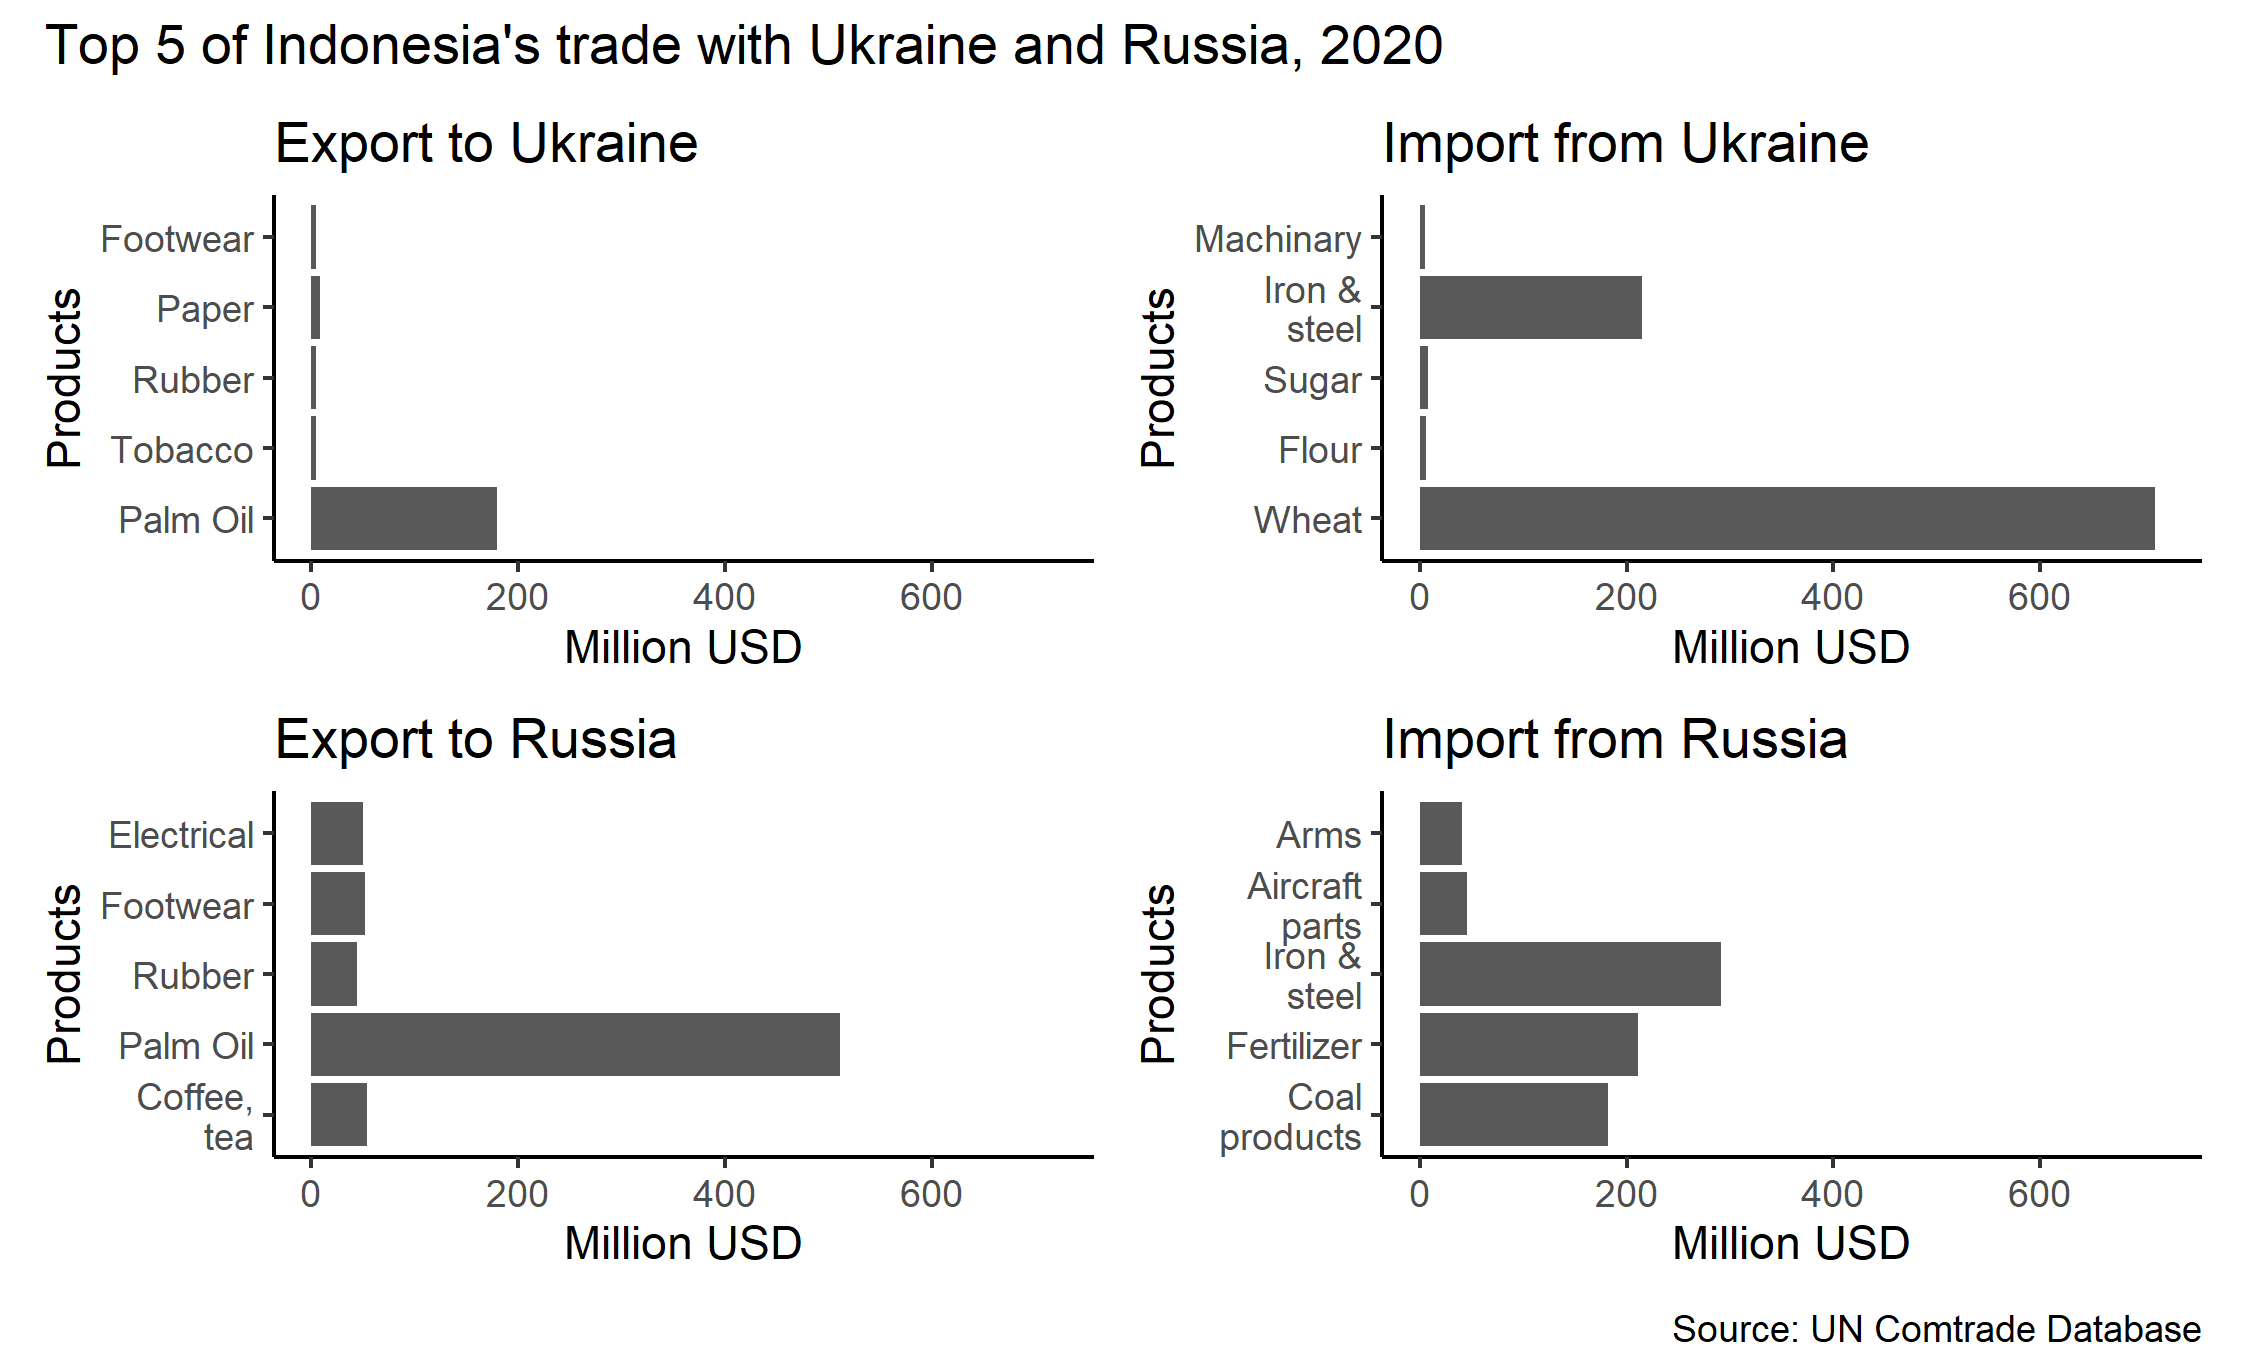

The R source for this figure:
## get trade data
library("tidyverse")
library("patchwork")

# Reading the trade data

setwd('uncomtrade')

temp = list.files(pattern="*.zip")
myfiles = lapply(temp, read_csv)
trad<-dplyr::bind_rows(myfiles) %>%
  select('Classification','Year','Trade Flow','Partner','Partner ISO','Commodity Code',
         'Commodity','Netweight (kg)','Trade Value (US$)') %>%
  rename(Flow=`Trade Flow`,ISO=`Partner ISO`,HS=`Commodity Code`,
         Kg=`Netweight (kg)`,USD=`Trade Value (US$)`)
setwd('..')

## Getting just Ukraine and Russia with 2 digit HS Code
trad$millUSD<-trad$USD/1000000
ukraine<-filter(trad,Partner == "Ukraine")
ukraine<-filter(ukraine,nchar(HS)==2)
russia<-filter(trad,Partner == "Russian Federation")
russia<-filter(russia,nchar(HS)==2)

## Getting top 5 exports & imports with Ukraine & Russia
ux5<-ukraine %>% filter(Flow=="Export") %>% filter(Year == 2020) %>% group_by(Year) %>% slice_max(order_by = USD, n = 5)
um5<-ukraine %>% filter(Flow=="Import") %>% filter(Year == 2020) %>% group_by(Year) %>% slice_max(order_by = USD, n = 5)
rx5<-russia %>% filter(Flow=="Export") %>% filter(Year == 2020) %>% group_by(Year) %>% slice_max(order_by = USD, n = 5)
rm5<-russia %>% filter(Flow=="Import") %>% filter(Year == 2020) %>% group_by(Year) %>% slice_max(order_by = USD, n = 5)

## Listing the main exports & imports
### UX: 15
### UM: 10, 72
### RX: 15
### RM: 72, 31, 27

## Checking the top export & import

## Export
### palm oil
filter(trad,HS == "15") %>% filter(Year=="2020") %>% filter(Partner != "World") %>%
  filter(Flow == "Export") %>%
  mutate(pct=paste0(round(USD/sum(USD)*100,2),"%")) %>%
  filter(Partner==c("Ukraine","Russian Federation"))

## Import
### 17
filter(trad,HS == "17") %>% filter(Year=="2020") %>% filter(Partner != "World") %>%
  filter(Flow == "Import") %>%
  mutate(pct=paste0(round(USD/sum(USD)*100,2),"%")) %>%
  filter(Partner=="Russian Federation" | Partner=="Ukraine")

### 10
filter(trad,HS == "10") %>% filter(Year=="2020") %>% filter(Partner != "World") %>%
  filter(Flow == "Import") %>%
  mutate(pct=paste0(round(USD/sum(USD)*100,2),"%")) %>%
  filter(Partner=="Russian Federation" | Partner=="Ukraine")
### 72
filter(trad,HS == "72") %>% filter(Year=="2020") %>% filter(Partner != "World") %>%
  filter(Flow == "Import") %>%
  mutate(pct=paste0(round(USD/sum(USD)*100,2),"%")) %>%
  filter(Partner=="Russian Federation" | Partner=="Ukraine")
### 31
filter(trad,HS == "31") %>% filter(Year=="2020") %>% filter(Partner != "World") %>%
  filter(Flow == "Import") %>%
  mutate(pct=paste0(round(USD/sum(USD)*100,2),"%")) %>%
  filter(Partner=="Russian Federation" | Partner=="Ukraine")
### 27
filter(trad,HS == "31") %>% filter(Year=="2020") %>% filter(Partner != "World") %>%
  filter(Flow == "Import") %>%
  mutate(pct=paste0(round(USD/sum(USD)*100,2),"%")) %>%
  filter(Partner=="Russian Federation" | Partner=="Ukraine")

# THE PLOT!
aa<-labs(y="Million USD",x="Products")

a<-ggplot(ux5, aes(x=HS,y=millUSD))+
  geom_bar(size=1.1,stat="identity") + coord_flip()+
  ggtitle("Export to Ukraine")+
  scale_x_discrete(breaks=c("15","48","64","40","24"),labels=c(
   "Palm Oil",
   "Paper",
   "Footwear",
   "Rubber",
   "Tobacco"
  ))+ylim(0,720)+aa

b<-ggplot(um5, aes(x=HS,y=millUSD))+
  geom_bar(size=1.1,stat="identity") + coord_flip()+
  ggtitle("Import from Ukraine")+aa+
  scale_x_discrete(breaks=c("10","72","17","11","84"),labels=c(
    "Wheat",
    "Iron &\nsteel",
    "Sugar",
    "Flour",
    "Machinary"
  ))+ylim(0,720)
c<-ggplot(rx5, aes(x=HS,y=millUSD))+
  geom_bar(size=1.1,stat="identity") + coord_flip()+
  ggtitle("Export to Russia")+aa+
  scale_x_discrete(breaks=c("15","09","64","85","40"),labels=c(
    "Palm Oil",
    "Coffee,\ntea",
    "Footwear",
    "Electrical",
    "Rubber"
  ))+ylim(0,720)
d<-ggplot(rm5, aes(x=HS,y=millUSD))+
  geom_bar(size=1.1,stat="identity") + coord_flip()+
  ggtitle("Import from Russia")+aa+
  scale_x_discrete(breaks=c("72","31","27","88","93"),labels=c(
    "Iron &\nsteel",
    "Fertilizer",
    "Coal\nproducts",
    "Aircraft\nparts",
    "Arms"
  ))+ylim(0,720)

p<-a+b+c+d
p<-p+plot_annotation(
  title = "Top 5 of Indonesia's trade with Ukraine and Russia, 2020",
  caption = 'Source: UN Comtrade Database'
) &
  theme_classic()
p
## Saving the plot
ggsave("ukraine.png",p)
